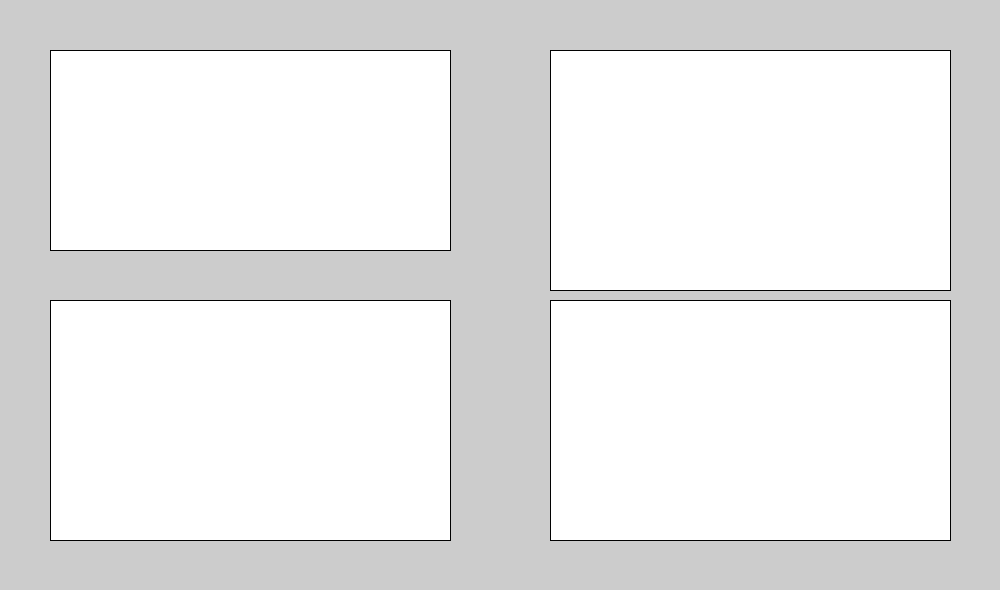
Frame 1 (no input)
Frame 60 (the mouse pressed at the canvas centre just before this capture): identical to frame 1, image omitted
Frame 120 (the mouse held since frame 60 and released just before this capture): identical to frame 1, image omitted

The Processing sketch that drew this single still picture (run headless with seeded random() and noise(); from frame 60 on, the mouse is pressed at the canvas centre):

// Processing sketch: FringsFlags
// ── FringsFlags.pde
void setup() {
  size(1000,590);
}
boolean uk_start = true;
boolean france_start = true;
boolean south_africa_start = true;
boolean seychelles_start = true;
void draw(){
  fill(255);
  rectMode(CORNER);
  stroke(1);
  if (uk_start == true) {
    rect(50,50,400,200);
  }
  if (south_africa_start == true) {
    rect(50,300,400,240);
  }
  if (seychelles_start == true) {
    rect(550,50,400,240);
  }
  if (france_start == true) {
    rect(550,300,400,240);
  }
}
void keyPressed() {
  //United Kingdom Flag
  if (key == 'u') {
    uk_start = false;
    noStroke();
    rectMode(CENTER);
    //Blue Background
    fill(0,0,102);
    rect(250,150,400,200);
    //White Diagonols
    fill(255,255,255);
    quad(70,30,30,70,430,270,470,230);
    quad(30,230,70,270,470,70,430,30);
    //Red Diagonols
    fill(204,0,0);
    quad(463+1/3,236+2/3,450,250,250,150,263+1/3,136+2/3);
    quad(36+2/3,63+1/3,50,50,250,150,236+2/3,163+1/3);
    quad(63+1/3,263+1/3,50,250,250,150,263+1/3,163+1/3);
    quad(438+2/3,36+2/3,450,50,250,150,236+2/3,136+2/3);
    //White Cross
    fill(255,255,255);
    rect(250,150,66+2/3,200);
    rect(250,150,400,66+2/3);
    //Red Cross
    fill(204,0,0);
    rect(250,150,40,200);
    rect(250,150,400,40);
    //Removing Excess
    fill(204);
    rectMode(CORNER);
    rect(0,0,800,50);
    rect(450,0,50,400);
    rect(0,0,50,800);
    rect(50,240,400,50);
  }
  if (key == 's') {
    south_africa_start = false;
    //rect(50,300,400,240);
    noStroke();
    //Green Background
    fill(48,110,78);
    rect(50,300,400,240);
    //Yellow Triangle
    fill(244,188,80);
    triangle(210,420,50,319.2,50,520.8);
    //Black Triangle
    fill(0);
    triangle(50,333.6,50,506.4,186,420);
    //Blue Trapezoid Outline
    fill(255);
    beginShape();
    vertex(450,540);
    vertex(450,444);
    vertex(250,444);
    vertex(125,540);
    endShape();
    //Blue Trapezoid
    fill(2,12,132);
    beginShape();
    vertex(450,540);
    vertex(450,458.4);
    vertex(250,458.4);
    vertex(145,540);
    endShape();
    //Red Trapezoid Outline
    fill(255);
    beginShape();
    vertex(450,300);
    vertex(450,396);
    vertex(250,396);
    vertex(125,300);
    endShape();
    //Red Trapezoid
    fill(207,72,56);
    beginShape();
    vertex(450,300);
    vertex(450,380);
    vertex(250,380);
    vertex(145,300);
    endShape();
  }
  if (key == 'f') {
    france_start = false;
    noStroke();
    //Red
    fill(191,52,54);
    rect(550,300,400,240);
    //Blue
    fill(19,44,86);
    rect(550,300,133+1/3,240);
    fill(255);
    //White
    rect(683+1/3,300,133+1/3,240);
  }
}
void mousePressed() {
  seychelles_start = false;
  noStroke();
  //Seychelles Flag
  fill(197,58,50);
  rect(550,50,400,240);
  fill(25,61,130);
  triangle(550,50,550,290,683+1/3,50);
  fill(247,219,109);
  triangle(550,290,683+1/3,50,866+2/3,50);
  fill(255);
  triangle(550,290,950,130,950,210);
  fill(53,121,68);
  triangle(550,290,950,210,950,290);
}
